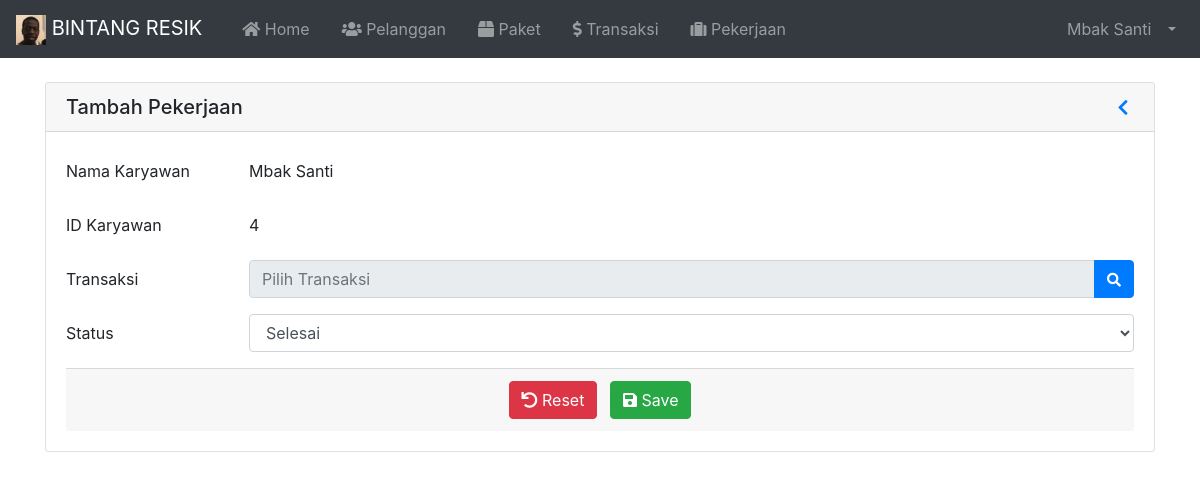
/index.php?page=TambahPekerjaan (signed in), run on the app's committed database.
### tables this page shows
CREATE TABLE `tbl_karyawan` (
  `id` int(11) NOT NULL,
  `nama` varchar(100) NOT NULL,
  `username` varchar(30) NOT NULL,
  `password` varchar(255) NOT NULL,
  `email` varchar(255) NOT NULL,
  `no_hp` varchar(20) NOT NULL,
  `alamat` varchar(100) NOT NULL,
  `catatan` varchar(255) NOT NULL,
  `image` varchar(255) NOT NULL,
  `role` varchar(20) NOT NULL
);

### index.php (called while the page is built, shortened)
<?php
  require 'load/function.php';
?>
<?php require_once 'header.php'; ?>
<?php require 'content.php'; ?>
<?php require_once 'footer.php'; ?>

### page/pekerjaan/tambahpekerjaan.php (the view, shortened to what this page needs)
<?php
  $id = $_SESSION['id'];
  $result = mysqli_query($koneksi, "SELECT * FROM tbl_karyawan WHERE id = '$id'");
  $user = mysqli_fetch_assoc($result);
?>
<div class="container container-fluid">
<div class="card mt-4 mb-4">
    <h5 class="card-header d-flex flex-row align-items-center justify-content-between">
        <a>Tambah Pekerjaan</a>
        <a href="?page=Transaksi" role="button" id="dropdownMenuLink" aria-haspopup="true" aria-expanded="false">
            <i class="fas fa-chevron-left fa-sm fa-fw"></i>
        </a>
    </h5>
    <div class="card-body">
        <form method="post" action="">
            <div class="form-group row">
                <label for="id" class="col-sm-2 col-form-label">Nama Karyawan</label>
                <div class="col-sm-10">
                    <input type="text" class="form-control-plaintext" id="karyawan" name="karyawan" value="<?= $user['nama']; ?>" required
                        readonly>
                </div>
            </div>
            <div class="form-group row">
                <label for="id" class="col-sm-2 col-form-label">ID Karyawan</label>
                <div class="col-sm-10">
                    <input type="text" class="form-control-plaintext" id="id" name="id" value="<?= $user['id']; ?>" required
                        readonly>
                </div>
            </div>
            <div class="form-group row">
                <label for="transaksi" class="col-sm-2 col-form-label">Transaksi</label>
                <div class="col-sm-10">
                    <div class="input-group">
                        <input type="text" class="form-control" id="transaksi" name="transaksi" placeholder="Pilih Transaksi" readonly
                            required>
                        <div class="input-group-append">
                            <button class="btn btn-primary" type="button" data-toggle="modal" data-target="#modalTransaksi"><i
                                    class="fas fa-search fa-sm"></i></button>
                        </div>
                    </div>
                </div>
            </div>
            <div class="form-group row">
                <label for="status" class="col-sm-2 col-form-label">Status</label>
                <div class="col-sm-10">
                    <select id="status" name="status" placeholder="Status" class="form-control" required>
                        <option value="Selesai">Selesai</option>
                    </select>
                </div>
            </div>
            <div class="card-footer text-center">
					<button type="reset" class="btn btn-danger mr-2"><i class="fas fa-undo"></i> Reset</button>
					<button type="submit" name="submit" class="btn btn-success"><i class="fas fa-save"></i> Save</button>
			</div>
        </form>
    </div>
</div>
</div>

### header.php (shortened to what this page needs)
<?php
  $id = $_SESSION['id'];
  $result = mysqli_query($koneksi, "SELECT * FROM tbl_karyawan WHERE id = '$id'");
  $user = mysqli_fetch_assoc($result);
?>
<!DOCTYPE html>
<html lang="en">
<head>
	<link rel="stylesheet" href="asset/vendor/bootstrap-4.5.3/css/bootstrap.min.css">
	<link rel="stylesheet" href="asset/vendor/fontawesome/css/all.min.css">
	<link rel="stylesheet" href="asset/vendor/datatables-b4/datatables.min.css">
</head>
<body>
	<nav class="navbar navbar-expand-lg navbar-dark bg-dark">
		<a class="navbar-brand" href="index.php">
			<img src="asset/img/logo.png" width="30" height="30" alt="">
			BINTANG RESIK
		</a>
		<div class="collapse navbar-collapse" id="navbarSupportedContent">
			<ul class="navbar-nav mr-auto">
				<li class="nav-item ml-3">
					<a class="nav-link" href="index.php"><i class="fas fa-home"></i> Home<span class="sr-only">(current)</span></a>
				</li>
				<li class="nav-item ml-3">
					<a class="nav-link" href="?page=Pelanggan"><i class="fas fa-users"></i> Pelanggan</a>
				</li>
				<li class="nav-item ml-3">
					<a class="nav-link" href="?page=Paket"><i class="fas fa-box"></i> Paket</a>
				</li>
				<li class="nav-item ml-3">
					<a class="nav-link " href="?page=Transaksi"><i class="fas fa-dollar-sign"></i> Transaksi</a>
				</li>
				<?php if($user['role']=='Karyawan'): ?>
				<li class="nav-item ml-3">
					<a class="nav-link" href="?page=Pekerjaan"><i class="fas fa-suitcase"></i> Pekerjaan</a>
				</li>
				<?php endif; ?>
			</ul>
			<ul class="navbar-nav ml-auto">
				<li class="nav-item dropdown">
					<a class="nav-link dropdown-toggle" href="#" id="userDropdown" role="button" data-toggle="dropdown"
						aria-haspopup="true" aria-expanded="false">
						<span class="mr-2 d-none d-lg-inline"><?= $user['nama']; ?></span>
					</a>
				</li>
			</ul>
		</div>
	</nav>

### data on the page
tbl_karyawan: nama "Mbak Santi", karyawan "Mbak Santi", id "4"
